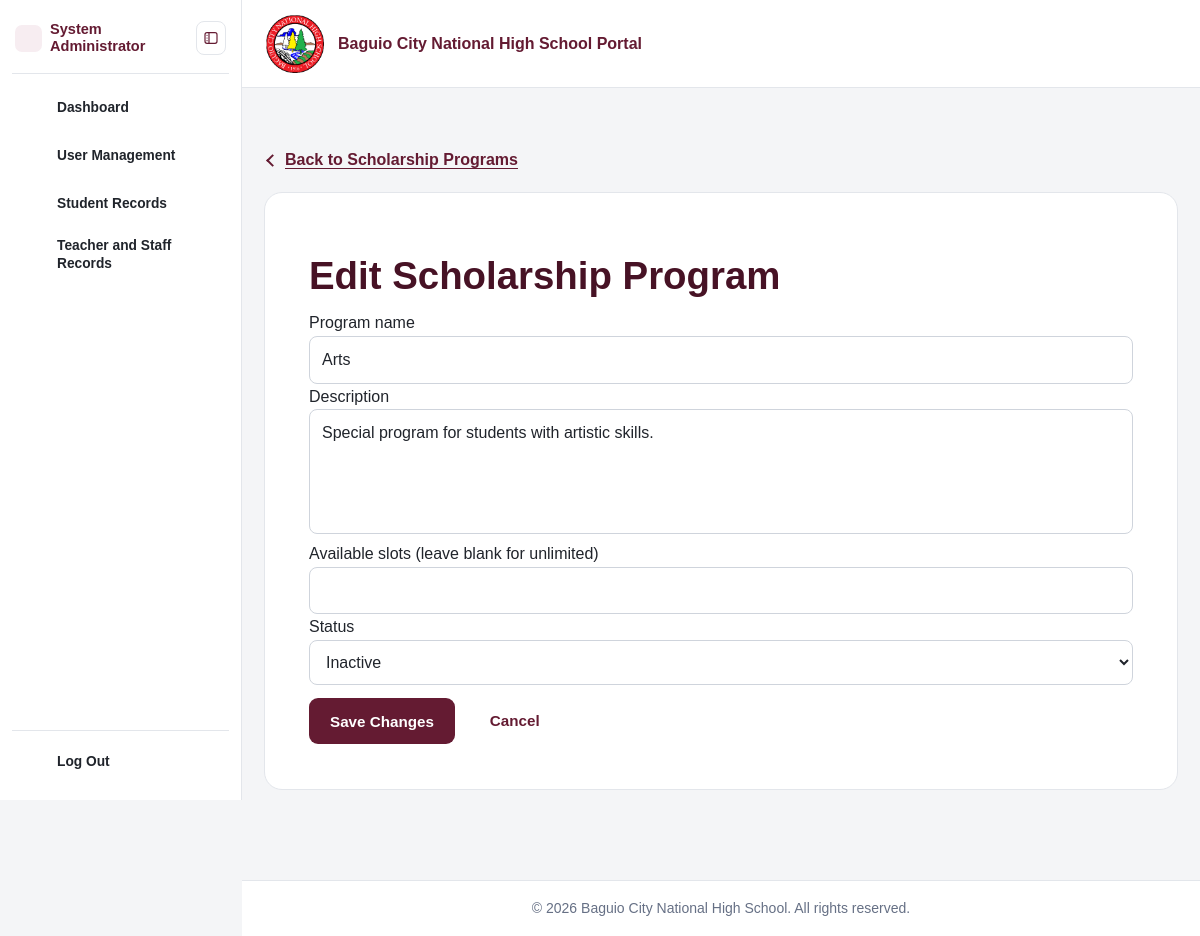
Page /scholarship_coordinator/edit_scholarship_program.php?id=2 (signed in) on the earlier database version.
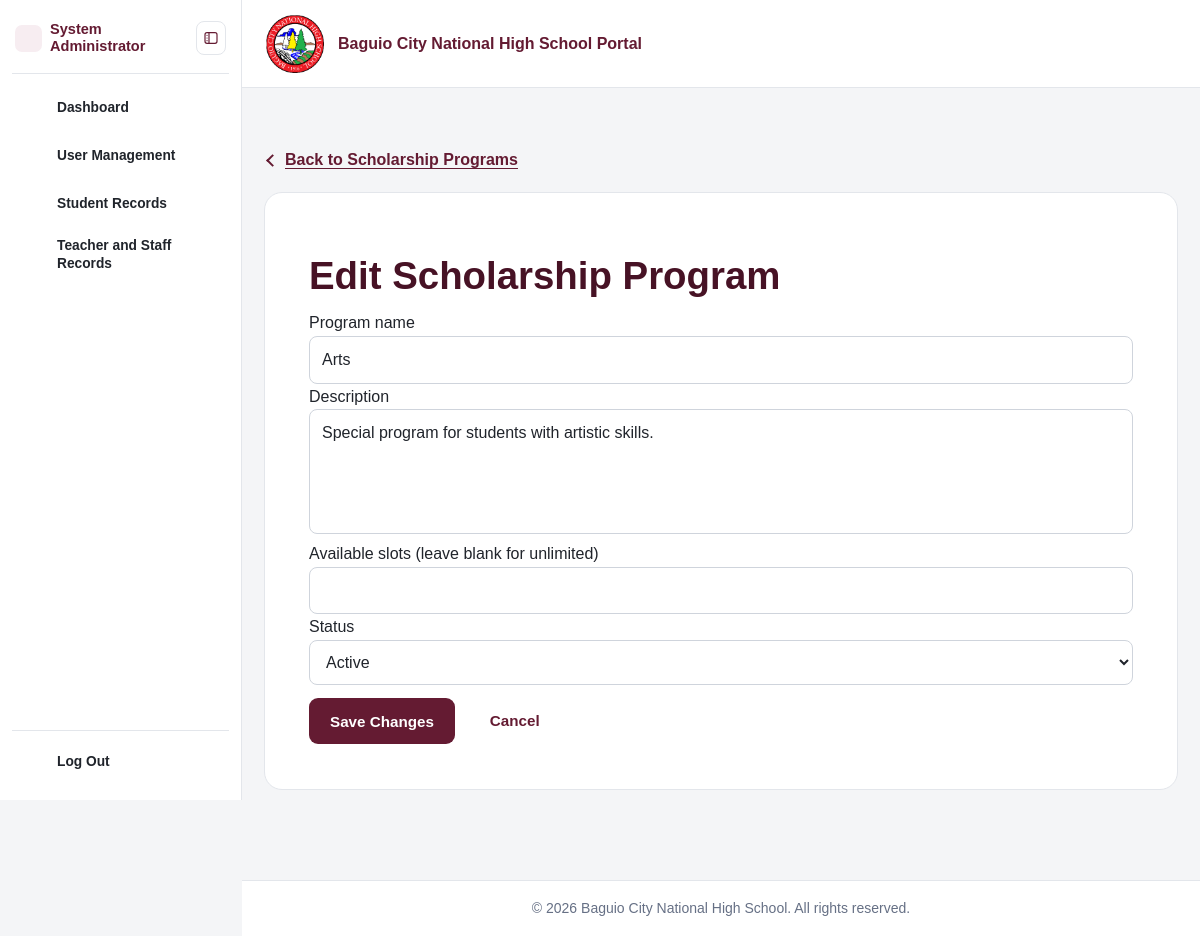
Same page on the later database version.
### tables this page shows
CREATE TABLE `special_programs` (
  `program_id` int(10) UNSIGNED NOT NULL,
  `program_name` varchar(100) NOT NULL,
  `description` text DEFAULT NULL,
  `available_slots` int(10) UNSIGNED DEFAULT NULL,
  `status` enum('Active','Inactive') NOT NULL DEFAULT 'Active'
);

### includes/functions.php (called while the page is built, shortened)
<?php
function e(?string $value): string
{
    return htmlspecialchars($value ?? '', ENT_QUOTES, 'UTF-8');
}

### scholarship_coordinator/edit_scholarship_program.php (the view, shortened to what this page needs)
<?php
require_once __DIR__ . '/../includes/bootstrap.php';
$programId = filter_input(INPUT_GET, 'id', FILTER_VALIDATE_INT);
$findProgram = $pdo->prepare(
    'SELECT program_id, program_name, description, available_slots, status
     FROM special_programs
     WHERE program_id = :id
     LIMIT 1'
);
$findProgram->execute(['id' => $programId]);
$program = $findProgram->fetch();
$values = [
    'program_name' => $program['program_name'],
    'description' => $program['description'] ?? '',
    'available_slots' => $program['available_slots'] === null
        ? ''
        : (string) $program['available_slots'],
    'status' => $program['status']
];
require_once __DIR__ . '/../includes/header.php';
?>
<div class="portal-back-row">
    <a
    href="<?= BASE_URL ?>/scholarship_coordinator/scholarship_programs.php"
    class="portal-back-link"
    >
    Back to Scholarship Programs
    </a>
</div>
<section class="form-card form-card-wide scholarship-program-card">
    <h1>Edit Scholarship Program</h1>
    <form method="post" class="scholarship-program-form">
        <label>
            Program name
            <input
                type="text"
                name="program_name"
                maxlength="100"
                required
                value="<?= e($values['program_name']) ?>"
            >
        </label>
        <label>
            Description
            <textarea name="description" rows="4"><?= e($values['description']) ?></textarea>
        </label>
        <label>
            Available slots (leave blank for unlimited)
            <input
                type="number"
                min="0"
                name="available_slots"
                value="<?= e($values['available_slots']) ?>"
            >
        </label>
        <label>
            Status
            <select name="status">
                <option value="Active" <?= $values['status'] === 'Active' ? 'selected' : '' ?>>
                    Active
                </option>
                <option value="Inactive" <?= $values['status'] === 'Inactive' ? 'selected' : '' ?>>
                    Inactive
                </option>
            </select>
        </label>
        <div class="scholarship-form-actions">
            <button type="submit" class="button button-primary">Save Changes</button>
            <a
                href="<?= BASE_URL ?>/scholarship_coordinator/scholarship_programs.php"
                class="button button-secondary"
            >
                Cancel
            </a>
        </div>
    </form>
</section>
<?php require_once __DIR__ . '/../includes/footer.php'; ?>

Differences in the rows shown:
changed special_programs "Arts": status "Inactive" → "Active"
